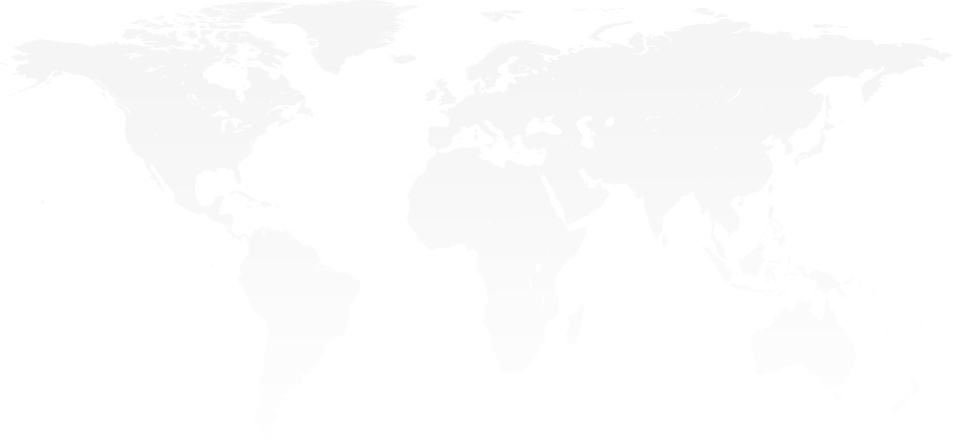
#> input picture world.png, 953 x 440 px
$ python -i article.py   (imports and definitions only)   (older library calls are emulated)
#> lines starting #> are read from the running program, lines starting #| are printed output that depends on the picture
#> further down, picture is the input picture: PIL image 953x440 RGBA; mean R, G, B, A 60.6, 60.6, 60.6, 8.3
### dsblog/environment.py
import yaml
from os import makedirs
from os.path import join,dirname,realpath,isdir

script_dir = dirname(realpath(__file__))
default_yml_filepath = join(script_dir,'defaults.yml')

defaults = {
    "output_dir": 'output',

    "header_img_dir": 'imgs/headers/',
    "scaled_img_dir": 'imgs/scaled/',
    "original_img_dir": 'imgs/original/',

    "header_img_url": 'imgs/headers/',
    "scaled_img_url": 'imgs/scaled/',
    "original_img_url": 'imgs/original/',

    "template_dir": join(script_dir,'templates'),

    "max_article_img_width": 710,
    "max_avatar_width": 710,

    "database_file": "database.yml",

    "static_dir": join(script_dir,'static'),

    "copyright_msg": None,
    "extra_links": [],
    "import_to_discourse": False,
    "strapline": None,
}

config = dict()

def getConfig():
    if not config:
        raise RuntimeError('config not loaded yet')

    return config


# [24 lines left out: functions loadConfig, makeDirs, not called in this run]

### dsblog/article.py
from __future__ import division
from bs4 import BeautifulSoup
from hashlib import sha256
from os.path import join,isfile,splitext
from environment import getConfig
import requests
import logging
from PIL import Image
from urlparse import urlparse
import re
from shutil import copyfile

log = logging.getLogger(__name__)
# [1 line that did not run here, left out]

# TODO some kind of automatic serialisation support:
# https://stackoverflow.com/questions/3768895/how-to-make-a-class-json-serializable
# JSON (prettyprinted) is prefered so src can be under version control
# https://jsonpickle.github.io/ ? NOOO -- pyyaml does all of this!


def remove_side_shadows(img):
    'remove the left and right drop shadows from an image, if grayscale'
    w,h = img.width,img.height
#> w = 953; h = 440
    max_clip = int(w/7)
#> max_clip = 136
    sample_height = int(h/10)
#> sample_height = 44

    y1 = int(h/2) - int(sample_height/2)
#> y1 = 198
    y2 = int(h/2) + int(sample_height/2)
#> y2 = 242

    # left
    # check for identical pixels in a column, stop when they change
    for left in range(1,max_clip):
        sample = img.crop((left,y1,left+1,y2)).convert('HSV')
        data = sample.getdata()
        # isn't grayscale
        if data[0][1] > 4:
            break

        # doesn't look like a line or shadow
        if len(set(data)) != 1:
            break


    return img.crop((left,0,w-left,h))
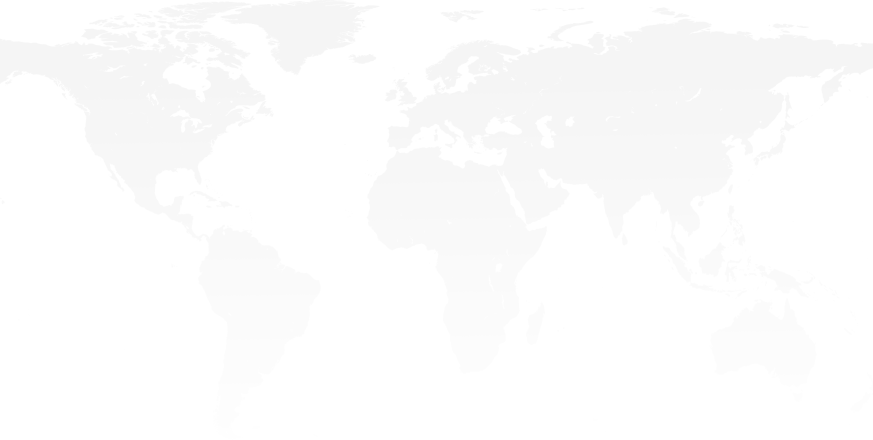
#> returned value: PIL image 873x440 RGBA; mean R, G, B, A 65.3, 65.3, 65.3, 9; transparent parts drawn white


# [37 lines left out: functions dedup_list, get_deterministic_filename, download, not called in this run]


# [42 lines that did not run here, left out]


class Article(object):
    # unique by article_url
    # [169 lines left out: functions __init__, process, compile_excerpt, compile_body, header_img, __cmp__, not called in this run]


class Comment(Article):
    #'unique by article_url+pubdate'
    # [18 lines left out: functions __init__, __cmp__, not called in this run]

>>> from PIL import Image
>>> picture = Image.open('../world.png')
>>> result = remove_side_shadows(picture)
